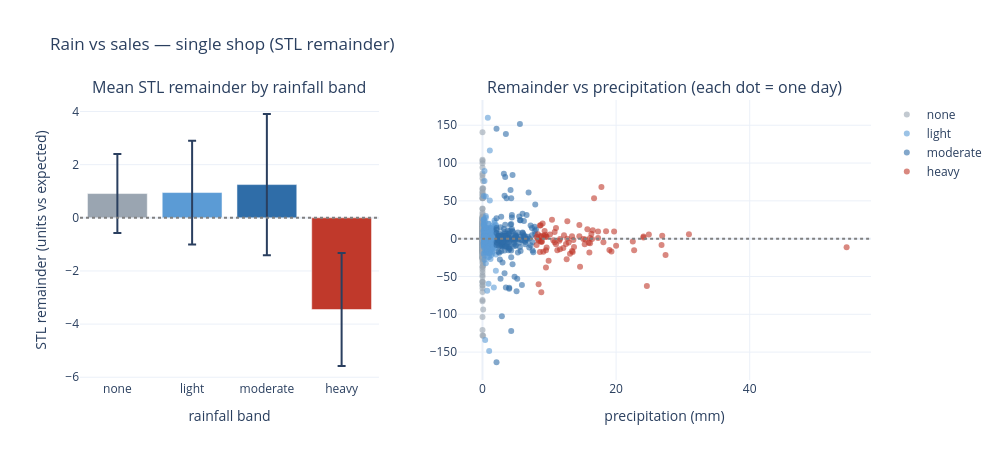

Notebook cell for this chart:
### Code cell
band_stats = (
    dec.groupby("band", observed=True)["remainder"]
    .agg(["count", "mean", "std"])
    .reset_index()
)
band_stats["sem"] = band_stats["std"] / band_stats["count"] ** 0.5

fig = make_subplots(
    rows=1,
    cols=2,
    column_widths=[0.42, 0.58],
    subplot_titles=(
        "Mean STL remainder by rainfall band",
        "Remainder vs precipitation (each dot = one day)",
    ),
)

# --- left: band bars with error bars + day counts on hover ---
colors = ["#9aa5b1", "#5b9bd5", "#2f6da8", "#c0392b"]
fig.add_trace(
    go.Bar(
        x=band_stats["band"],
        y=band_stats["mean"],
        error_y=dict(type="data", array=band_stats["sem"], visible=True),
        marker_color=colors,
        customdata=band_stats[["count", "std"]],
        hovertemplate=(
            "<b>%{x}</b><br>mean remainder: %{y:.2f} units"
            "<br>days: %{customdata[0]}"
            "<br>std: %{customdata[1]:.1f}<extra></extra>"
        ),
        showlegend=False,
    ),
    row=1,
    col=1,
)
fig.add_hline(y=0, line_dash="dot", line_color="gray", row=1, col=1)

# --- right: raw scatter, colored by band, with a 0 reference line ---
for b, c in zip(["none", "light", "moderate", "heavy"], colors):
    sub = dec[dec["band"] == b]
    fig.add_trace(
        go.Scatter(
            x=sub["precipitation"],
            y=sub["remainder"],
            mode="markers",
            name=b,
            marker=dict(color=c, size=6, opacity=0.6),
            hovertemplate=(
                f"<b>{b}</b><br>precip: %{{x:.1f}} mm"
                "<br>remainder: %{y:.1f} units<extra></extra>"
            ),
        ),
        row=1,
        col=2,
    )
fig.add_hline(y=0, line_dash="dot", line_color="gray", row=1, col=2)

fig.update_xaxes(title_text="rainfall band", row=1, col=1)
fig.update_yaxes(title_text="STL remainder (units vs expected)", row=1, col=1)
fig.update_xaxes(title_text="precipitation (mm)", row=1, col=2)
fig.update_layout(
    height=460,
    width=1000,
    title_text="Rain vs sales — single shop (STL remainder)",
    template="plotly_white",
)
fig.show()

### Figure 1 — Plotly figure (JSON) as saved in the notebook; plotly's stock layout.template omitted (floating-point values rounded to 4 significant figures; data arrays with more than 128 entries replaced by an {"elided": "..."} marker saying what was removed)
{"data": [{"customdata": [[369.0, 28.51], [194.0, 27.21], [172.0, 34.84], [85.0, 19.6]], "error_y": {"array": [1.484, 1.954, 2.657, 2.125], "type": "data", "visible": true}, "hovertemplate": "<b>%{x}</b><br>mean remainder: %{y:.2f} units<br>days: %{customdata[0]}<br>std: %{customdata[1]:.1f}<extra></extra>", "marker": {"color": ["#9aa5b1", "#5b9bd5", "#2f6da8", "#c0392b"]}, "showlegend": false, "type": "bar", "x": ["none", "light", "moderate", "heavy"], "xaxis": "x", "y": [0.9121, 0.9501, 1.25, -3.452], "yaxis": "y"}, {"hovertemplate": "<b>none</b><br>precip: %{x:.1f} mm<br>remainder: %{y:.1f} units<extra></extra>", "marker": {"color": "#9aa5b1", "opacity": 0.6, "size": 6}, "mode": "markers", "name": "none", "type": "scatter", "x": {"elided": "369 float values"}, "xaxis": "x2", "y": {"elided": "369 float values"}, "yaxis": "y2"}, {"hovertemplate": "<b>light</b><br>precip: %{x:.1f} mm<br>remainder: %{y:.1f} units<extra></extra>", "marker": {"color": "#5b9bd5", "opacity": 0.6, "size": 6}, "mode": "markers", "name": "light", "type": "scatter", "x": {"elided": "194 float values"}, "xaxis": "x2", "y": {"elided": "194 float values"}, "yaxis": "y2"}, {"hovertemplate": "<b>moderate</b><br>precip: %{x:.1f} mm<br>remainder: %{y:.1f} units<extra></extra>", "marker": {"color": "#2f6da8", "opacity": 0.6, "size": 6}, "mode": "markers", "name": "moderate", "type": "scatter", "x": {"elided": "172 float values"}, "xaxis": "x2", "y": {"elided": "172 float values"}, "yaxis": "y2"}, {"hovertemplate": "<b>heavy</b><br>precip: %{x:.1f} mm<br>remainder: %{y:.1f} units<extra></extra>", "marker": {"color": "#c0392b", "opacity": 0.6, "size": 6}, "mode": "markers", "name": "heavy", "type": "scatter", "x": [13.6, 27.4, 12.1, 10.1, 16.5, 8.3, 11.0, 9.5, 11.2, 12.5, 9.6, 8.3, 15.7, 8.8, 12.7, 15.9, 13.4, 22.5, 8.4, 16.1, 17.3, 24.6, 14.6, 8.4, 9.9, 30.9, 18.5, 26.9, 24.1, 13.7, 24.1, 17.8, 15.4, 16.0, 10.4, 8.8, 54.5, 13.1, 8.7, 18.1, 9.5, 8.7, 8.6, 9.2, 19.7, 22.7, 14.5, 16.4, 15.1, 11.0, 10.8, 12.2, 16.3, 8.1, 8.6, 13.4, 11.5, 9.1, 12.6, 10.8, 26.8, 19.3, 16.7, 14.5, 13.5, 20.0, 9.4, 8.8, 11.6, 8.7, 9.0, 24.9, 15.3, 9.3, 11.6, 8.9, 12.9, 8.1, 17.3, 12.7, 9.6, 19.0, 10.6, 16.1, 9.5], "xaxis": "x2", "y": [-1.793, -21.48, -12.48, 5.493, 11.17, -0.9194, 14.18, -15.28, -15.49, -7.167, -11.62, 5.772, 12.46, -70.76, -0.1555, -5.365, 3.222, -3.758, -60.41, 0.7868, 1.011, -62.68, -37.01, -2.471, -29.21, 5.911, 9.808, 3.981, 2.79, -10.95, 1.372, 68.46, -1.016, -18.17, 25.06, 2.712, -11.26, -19.96, -3.442, -4.862, -38.22, 3.61, 17.5, 3.968, 9.39, -15.27, 3.212, -0.3134, -0.5188, -7.391, -4.858, 4.51, 6.532, 2.206, -17.8, -16.23, -2.775, -17.39, -27.35, 8.935, -8.247, -17.11, 53.38, 18.09, -17.77, -9.474, 5.317, -4.277, -14.08, 17.58, 19.92, 5.5, -7.301, 10.03, -0.5055, -3.867, -4.963, -8.269, 9.609, 23.17, 2.481, -14.85, -2.264, -6.157, 2.369], "yaxis": "y2"}], "layout": {"annotations": [{"font": {"size": 16}, "showarrow": false, "text": "Mean STL remainder by rainfall band", "x": 0.189, "xanchor": "center", "xref": "paper", "y": 1, "yanchor": "bottom", "yref": "paper"}, {"font": {"size": 16}, "showarrow": false, "text": "Remainder vs precipitation (each dot = one day)", "x": 0.739, "xanchor": "center", "xref": "paper", "y": 1, "yanchor": "bottom", "yref": "paper"}], "height": 460, "shapes": [{"line": {"color": "gray", "dash": "dot"}, "type": "line", "x0": 0, "x1": 1, "xref": "x domain", "y0": 0, "y1": 0, "yref": "y"}, {"line": {"color": "gray", "dash": "dot"}, "type": "line", "x0": 0, "x1": 1, "xref": "x2 domain", "y0": 0, "y1": 0, "yref": "y2"}], "title": {"text": "Rain vs sales — single shop (STL remainder)"}, "width": 1000, "xaxis": {"anchor": "y", "domain": [0, 0.378], "title": {"text": "rainfall band"}}, "xaxis2": {"anchor": "y2", "domain": [0.478, 1], "title": {"text": "precipitation (mm)"}}, "yaxis": {"anchor": "x", "domain": [0, 1], "title": {"text": "STL remainder (units vs expected)"}}, "yaxis2": {"anchor": "x2", "domain": [0, 1]}}}
